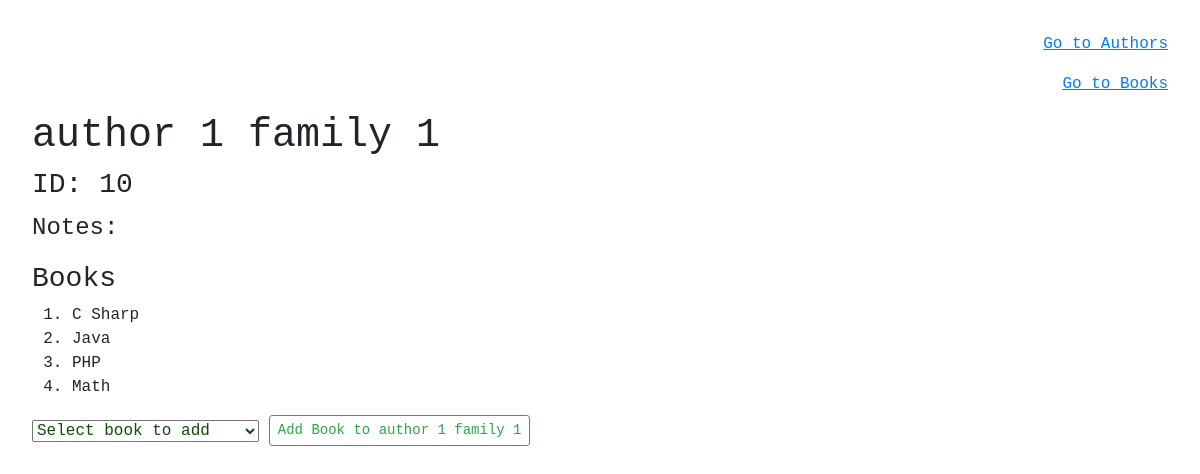
/authors/10, run on an earlier commit of the app's database.
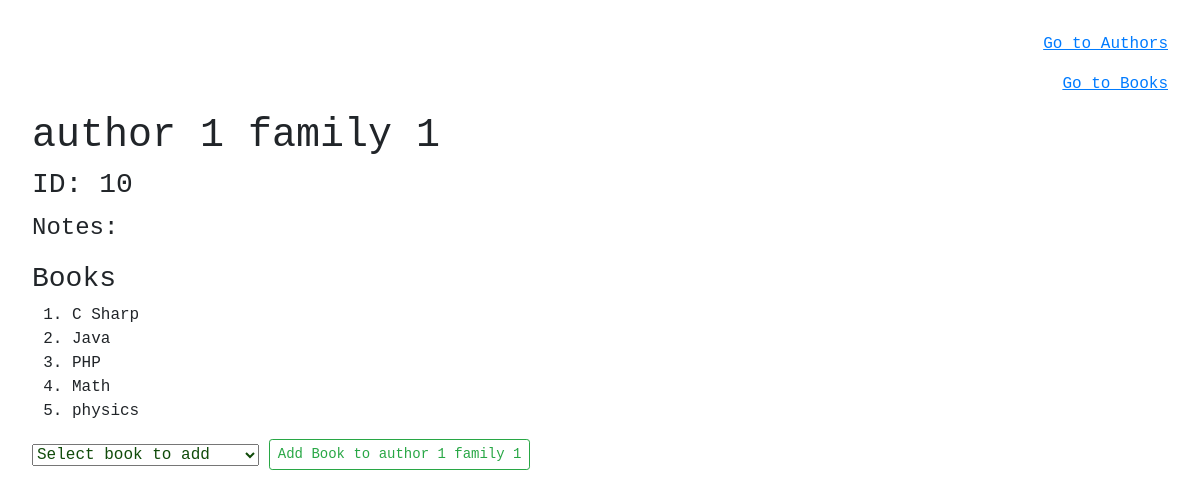
And on a later commit of the database.
### books/models.py (models this page shows)
class Book(models.Model):
    title = models.CharField(max_length=255)
    description = models.TextField()
    authors = models.ManyToManyField(Author, related_name="books")
    created_at = models.DateTimeField(auto_now_add=True)
    updated_at = models.DateTimeField(auto_now=True)

### authors/views.py (the view)
# urls.py: path('authors/<int:author_id>', views.view_author_details),
def view_author_details(request, author_id):
    author = Author.objects.get(id=author_id)
    context = {
        'author': author,
        'all_books': Book.objects.all(),
    }
    return render(request, 'author_details.html', context)

### authors/templates/author_details.html (shortened to what this page needs)
<!DOCTYPE html>
<html lang="en">
<head>
    <link rel="stylesheet" href="https://cdn.jsdelivr.net/npm/bootstrap@4.3.1/dist/css/bootstrap.min.css">
</head>
<body>
    <main class="p-2">
        <p class="text-right"><a href="/authors"><u>Go to Authors</u></a></p>
        <p class="text-right"><a href="/books"><u>Go to Books</u></a></p>
        <h1> {{ author.first_name }} {{ author.last_name }}</h1>
        <h3>ID: {{ author.id }} </h3>
        <p><span>Notes: </span>{{ author.notes }}</p>
        <h3>Books</h3>
        <ol>
            {%for book in author.books.all%}
            <li>{{ book.title }}</li>
            {%endfor%}
        </ol>
        <form action="/books/{{author.id}}/add_book_to_author" method="post">
            <select name="add_book_to_author" class="selectpicker myClass show-tick dropup" data-dropupAuto="true" data-container="#mainContainer" id="myControl"  data-width="90%">
                <option selected>Select book to add</option>
            </select>
            <button class="btn btn-outline-success btn-sm">Add Book to {{author.first_name}} {{ author.last_name }}</button>
        </form>
</body>
</html>

What changed in the data, as far as the page shows it:
added Book: title "physics"
